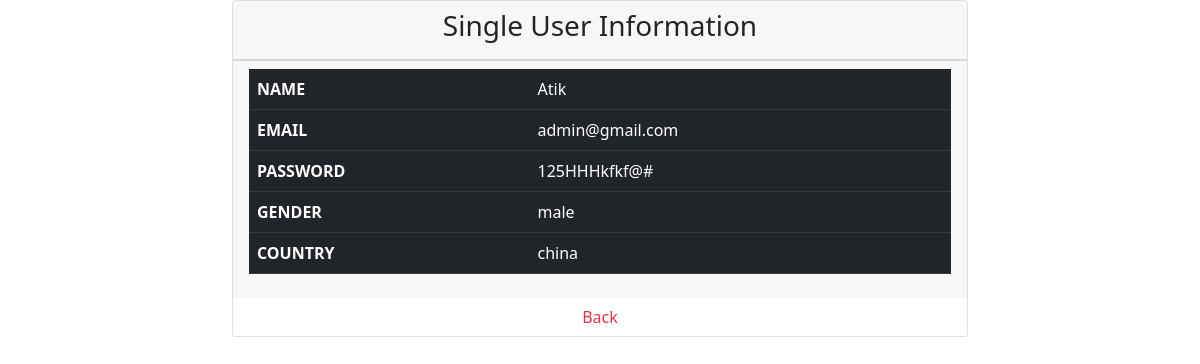
Page /single_post.php?id=9 on the committed database.
### tables this page shows
CREATE TABLE `user` (
  `id` int(11) NOT NULL,
  `name` varchar(125) NOT NULL,
  `email` varchar(150) NOT NULL,
  `pass` varchar(60) NOT NULL,
  `gender` varchar(8) NOT NULL,
  `country` varchar(30) NOT NULL
);

### single_post.php (the view)
<?php
    include('includ/dbCon.php');
    include('includ/header.php');
    $id                = $_GET["id"];
    $single_user_query = " SELECT * FROM user WHERE id=$id";
    $single_user_data  = mysqli_query($db_connect,$single_user_query);
    $asscoseated       = mysqli_fetch_assoc($single_user_data);
?>
    <section>
        <div class="container">
            <div class="row">
                <div class="col-2"></div>
                <div class="col-8">
                    <div class="card">
                        <div class="card-header text-center"><h3>Single User Information</h3></div>
                        <div class="card-footer">
                            <table class="table table-dark">
                                <div class="row">
                                        <tr>
                                            <th>NAME</th>
                                            <td><?php echo $asscoseated["name"] ?></td>
                                        </tr>
                                        <tr>
                                            <th>EMAIL</th>
                                            <td><?php echo $asscoseated["email"] ?></td>
                                        </tr>
                                        <tr>
                                            <th>PASSWORD</th>
                                            <td><?php echo $asscoseated["pass"] ?></td>
                                        </tr>
                                        <tr>
                                            <th>GENDER</th>
                                            <td><?php echo $asscoseated["gender"] ?></td>
                                        </tr>
                                        <tr>
                                            <th>COUNTRY</th>
                                            <td><?php echo $asscoseated["country"] ?></td>
                                        </tr>
                                </div>
                            </table>
                        </div>
                        <a href="reg_post.php" class="btn text-danger">Back</a>
                    </div>
                </div>
                <div class="col-2"></div>
            </div>
        </div>
    </section>
<?php
    include('includ/footer.php');
?>

### rows in the picture
user: name "Atik", email "admin@gmail.com", pass "125HHHkfkf@#", gender "male", country "china"
